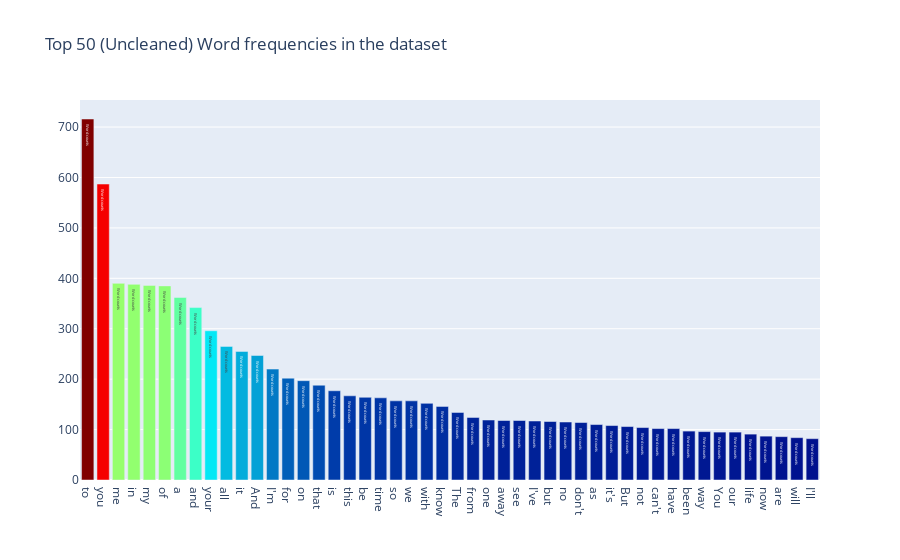

Notebook code cell kept with this figure:
### Code cell
all_words = df['Lirik'].str.split(expand=True).unstack().value_counts()
data = [go.Bar(
            x = all_words.index.values[2:50],
            y = all_words.values[2:50],
            marker= dict(colorscale='Jet',
                         color = all_words.values[2:100]
                        ),
            text='Word counts'
    )]

layout = go.Layout(
    title='Top 50 (Uncleaned) Word frequencies in the dataset'
)

fig = go.Figure(data=data, layout=layout)
py.iplot(fig, filename='basic-bar')

### Figure 1 — Plotly figure (JSON) as saved in the notebook; plotly's stock layout.template omitted (floating-point values rounded to 4 significant figures)
{"data": [{"marker": {"color": [716, 587, 390, 388, 386, 385, 362, 342, 296, 265, 255, 247, 220, 202, 197, 188, 177, 167, 164, 163, 157, 157, 152, 146, 134, 124, 119, 118, 118, 117, 116, 115, 114, 110, 108, 106, 104, 102, 102, 97, 96, 95, 95, 91, 87, 86, 84, 82, 82, 81, 80, 80, 79, 78, 77, 76, 75, 75, 74, 71, 70, 69, 68, 67, 67, 63, 62, 62, 62, 59, 59, 58, 57, 57, 56, 56, 54, 54, 53, 51, 51, 51, 51, 50, 50, 49, 49, 48, 47, 45, 45, 45, 45, 45, 44, 43, 43, 43], "colorscale": [[0, "rgb(0,0,131)"], [0.2, "rgb(0,60,170)"], [0.4, "rgb(5,255,255)"], [0.6, "rgb(255,255,0)"], [0.8, "rgb(250,0,0)"], [1, "rgb(128,0,0)"]]}, "text": "Word counts", "type": "bar", "x": ["to", "you", "me", "in", "my", "of", "a", "and", "your", "all", "it", "And", "I'm", "for", "on", "that", "is", "this", "be", "time", "so", "we", "with", "know", "The", "from", "one", "away", "see", "I've", "but", "no", "don't", "as", "it's", "But", "not", "can't", "have", "been", "way", "You", "our", "life", "now", "are", "will", "I'll"], "y": [716, 587, 390, 388, 386, 385, 362, 342, 296, 265, 255, 247, 220, 202, 197, 188, 177, 167, 164, 163, 157, 157, 152, 146, 134, 124, 119, 118, 118, 117, 116, 115, 114, 110, 108, 106, 104, 102, 102, 97, 96, 95, 95, 91, 87, 86, 84, 82]}], "layout": {"title": {"text": "Top 50 (Uncleaned) Word frequencies in the dataset"}}}
